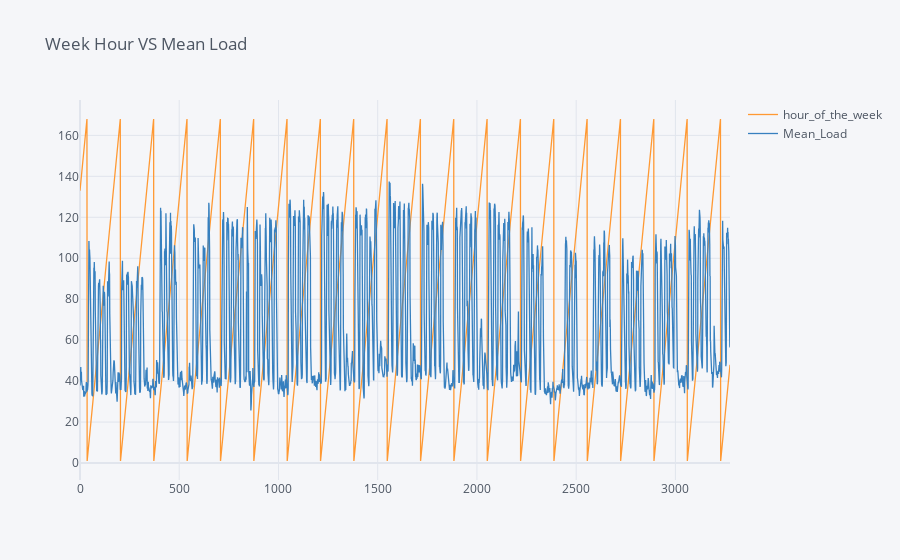

The code cell stored with this chart in its notebook:
### Code cell
df.iplot(title='Week Hour VS Mean Load')

### Figure 1 — Plotly figure (JSON) as saved in the notebook; plotly's stock layout.template omitted (floating-point values rounded to 4 significant figures; data arrays with more than 128 entries replaced by an {"elided": "..."} marker saying what was removed)
{"data": [{"line": {"color": "rgba(255, 153, 51, 1.0)", "dash": "solid", "shape": "linear", "width": 1.3}, "mode": "lines", "name": "hour_of_the_week", "text": "", "type": "scatter", "x": {"elided": "3276 int values"}, "y": {"elided": "3276 int values"}}, {"line": {"color": "rgba(55, 128, 191, 1.0)", "dash": "solid", "shape": "linear", "width": 1.3}, "mode": "lines", "name": "Mean_Load", "text": "", "type": "scatter", "x": {"elided": "3276 int values"}, "y": {"elided": "3276 float values"}}], "layout": {"legend": {"bgcolor": "#F5F6F9", "font": {"color": "#4D5663"}}, "paper_bgcolor": "#F5F6F9", "plot_bgcolor": "#F5F6F9", "title": {"font": {"color": "#4D5663"}, "text": "Week Hour VS Mean Load"}, "xaxis": {"gridcolor": "#E1E5ED", "showgrid": true, "tickfont": {"color": "#4D5663"}, "title": {"font": {"color": "#4D5663"}, "text": ""}, "zerolinecolor": "#E1E5ED"}, "yaxis": {"gridcolor": "#E1E5ED", "showgrid": true, "tickfont": {"color": "#4D5663"}, "title": {"font": {"color": "#4D5663"}, "text": ""}, "zerolinecolor": "#E1E5ED"}}}
